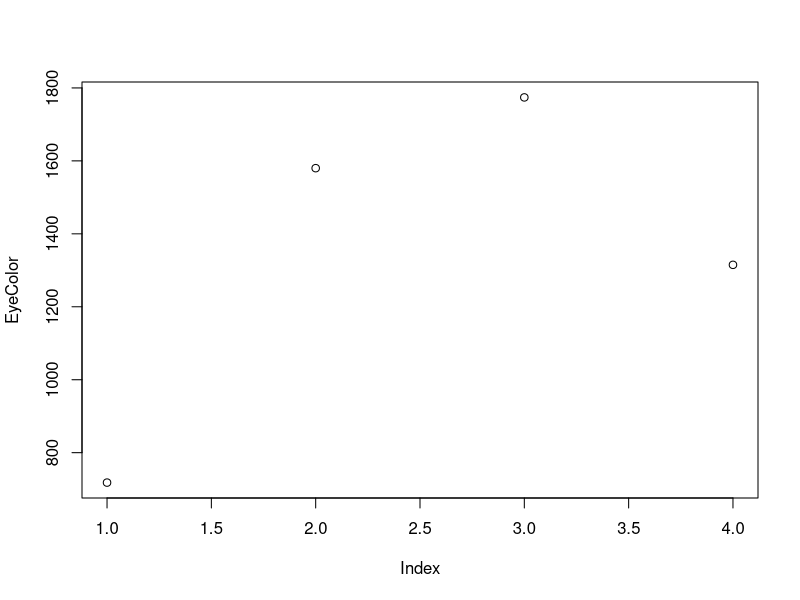
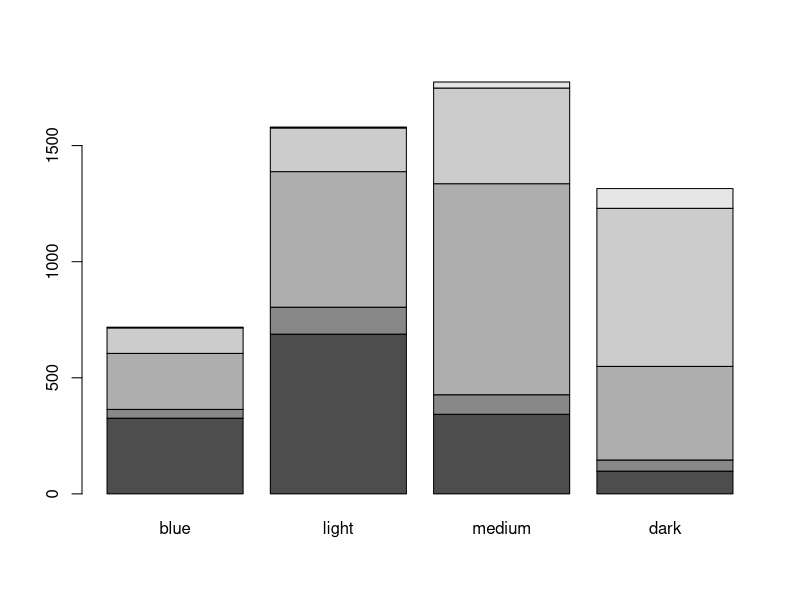
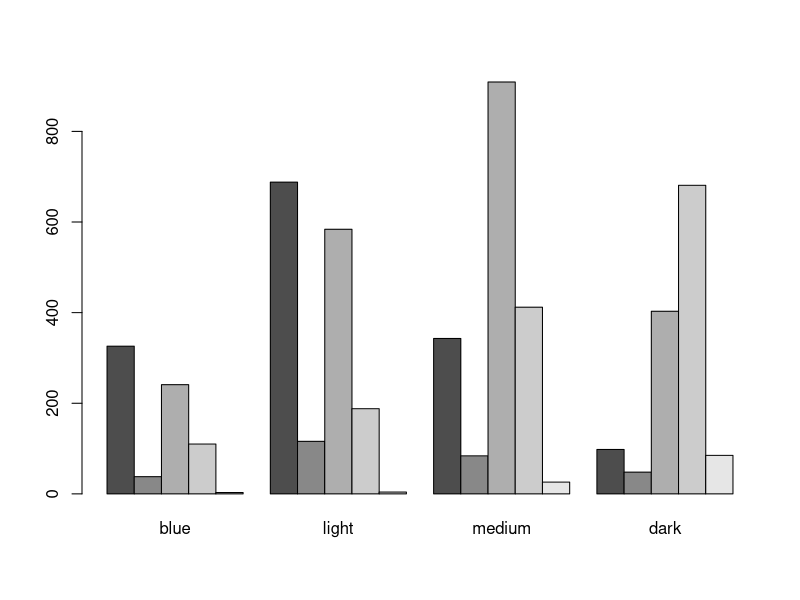

Reproduce these figures in R, in order. (Note: this script raises an error after producing the figures.)
library(MASS)
caith
# 1. the data compares the pigmintation of hair and possible eyes.

# 2. 
require(MASS)
data(caith)
EyeColor <- rowSums(caith)
EyeColor
  # this describes the sum of all observations according to eye color.

# 3.
HairColor <- colSums(caith)

# 4.
plot(EyeColor)
  # the histogram didn't display the data accurately, so I used plot
  # and I see that "medium" is the most common eye color.

# 5. 
caitha <- as.matrix(caith)
caitha
  # this turns the data frame into a matrix

# 6. 
barplot(t(as.matrix(caith)))
   # this displays the sums of each eye color but then broken down by 
   # hair color with "fair" being the shading at the bottom and "black"
   # being the shading at the top.

# 7. 
barplot(t(as.matrix(caith)), beside = TRUE)

# 8. 
plot(EyeColor,HairColor)
cor(HairColor,EyeColor)
  # the correlation operation didn't work because of "incompatible 
  # dimensions" and I couldn't figure out a way around it. However, 
  # I can tell by looking at the matrix and graphs that there is not
  # a significant relationship between the two variables.